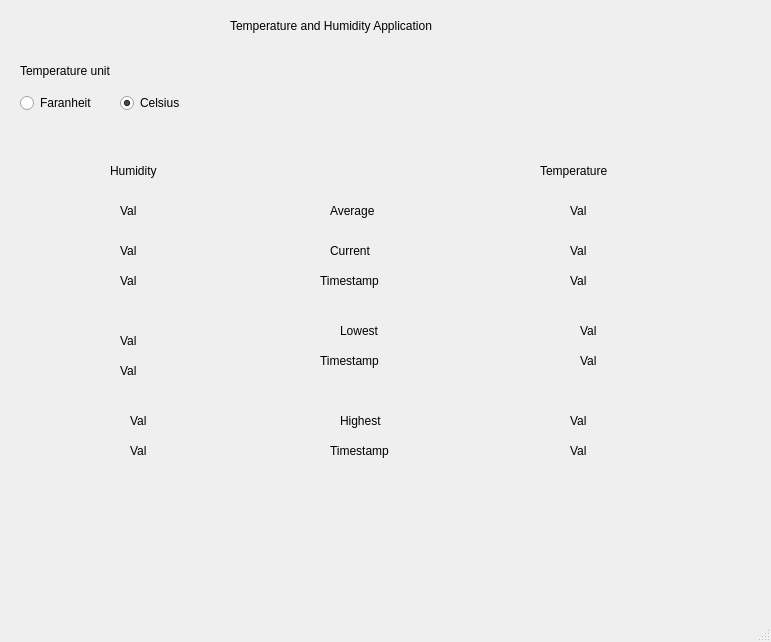
<?xml version="1.0" encoding="UTF-8"?>
<ui version="4.0">
 <class>MainWindow</class>
 <widget class="QMainWindow" name="MainWindow">
  <property name="geometry">
   <rect>
    <x>0</x>
    <y>0</y>
    <width>771</width>
    <height>642</height>
   </rect>
  </property>
  <property name="windowTitle">
   <string>MainWindow</string>
  </property>
  <widget class="QWidget" name="centralwidget">
   <widget class="QLabel" name="label">
    <property name="geometry">
     <rect>
      <x>230</x>
      <y>-40</y>
      <width>361</width>
      <height>131</height>
     </rect>
    </property>
    <property name="text">
     <string>Temperature and Humidity Application</string>
    </property>
   </widget>
   <widget class="QLabel" name="label_2">
    <property name="geometry">
     <rect>
      <x>540</x>
      <y>160</y>
      <width>121</width>
      <height>21</height>
     </rect>
    </property>
    <property name="text">
     <string>Temperature</string>
    </property>
   </widget>
   <widget class="QLabel" name="label_3">
    <property name="geometry">
     <rect>
      <x>110</x>
      <y>150</y>
      <width>91</width>
      <height>41</height>
     </rect>
    </property>
    <property name="text">
     <string>Humidity</string>
    </property>
   </widget>
   <widget class="QRadioButton" name="radioButton">
    <property name="geometry">
     <rect>
      <x>120</x>
      <y>90</y>
      <width>118</width>
      <height>26</height>
     </rect>
    </property>
    <property name="text">
     <string>Celsius</string>
    </property>
    <property name="checked">
     <bool>true</bool>
    </property>
   </widget>
   <widget class="QRadioButton" name="radioButton_2">
    <property name="geometry">
     <rect>
      <x>20</x>
      <y>90</y>
      <width>118</width>
      <height>26</height>
     </rect>
    </property>
    <property name="text">
     <string>Faranheit</string>
    </property>
    <property name="checkable">
     <bool>true</bool>
    </property>
    <property name="checked">
     <bool>false</bool>
    </property>
   </widget>
   <widget class="QLabel" name="label_4">
    <property name="geometry">
     <rect>
      <x>340</x>
      <y>400</y>
      <width>91</width>
      <height>41</height>
     </rect>
    </property>
    <property name="text">
     <string>Highest</string>
    </property>
   </widget>
   <widget class="QLabel" name="label_5">
    <property name="geometry">
     <rect>
      <x>340</x>
      <y>310</y>
      <width>91</width>
      <height>41</height>
     </rect>
    </property>
    <property name="text">
     <string>Lowest</string>
    </property>
   </widget>
   <widget class="QLabel" name="label_6">
    <property name="geometry">
     <rect>
      <x>330</x>
      <y>230</y>
      <width>91</width>
      <height>41</height>
     </rect>
    </property>
    <property name="text">
     <string>Current</string>
    </property>
   </widget>
   <widget class="QLabel" name="label_7">
    <property name="geometry">
     <rect>
      <x>330</x>
      <y>190</y>
      <width>91</width>
      <height>41</height>
     </rect>
    </property>
    <property name="text">
     <string>Average</string>
    </property>
   </widget>
   <widget class="QLabel" name="label_8">
    <property name="geometry">
     <rect>
      <x>320</x>
      <y>260</y>
      <width>91</width>
      <height>41</height>
     </rect>
    </property>
    <property name="text">
     <string>Timestamp</string>
    </property>
   </widget>
   <widget class="QLabel" name="label_9">
    <property name="geometry">
     <rect>
      <x>20</x>
      <y>50</y>
      <width>141</width>
      <height>41</height>
     </rect>
    </property>
    <property name="text">
     <string>Temperature unit</string>
    </property>
   </widget>
   <widget class="QLabel" name="label_10">
    <property name="geometry">
     <rect>
      <x>330</x>
      <y>430</y>
      <width>91</width>
      <height>41</height>
     </rect>
    </property>
    <property name="text">
     <string>Timestamp</string>
    </property>
   </widget>
   <widget class="QLabel" name="label_11">
    <property name="geometry">
     <rect>
      <x>320</x>
      <y>340</y>
      <width>91</width>
      <height>41</height>
     </rect>
    </property>
    <property name="text">
     <string>Timestamp</string>
    </property>
   </widget>
   <widget class="QLabel" name="avgh">
    <property name="geometry">
     <rect>
      <x>120</x>
      <y>190</y>
      <width>91</width>
      <height>41</height>
     </rect>
    </property>
    <property name="text">
     <string>Val</string>
    </property>
   </widget>
   <widget class="QLabel" name="curh">
    <property name="geometry">
     <rect>
      <x>120</x>
      <y>230</y>
      <width>91</width>
      <height>41</height>
     </rect>
    </property>
    <property name="text">
     <string>Val</string>
    </property>
   </widget>
   <widget class="QLabel" name="curhtime">
    <property name="geometry">
     <rect>
      <x>120</x>
      <y>260</y>
      <width>91</width>
      <height>41</height>
     </rect>
    </property>
    <property name="text">
     <string>Val</string>
    </property>
   </widget>
   <widget class="QLabel" name="lowh">
    <property name="geometry">
     <rect>
      <x>120</x>
      <y>320</y>
      <width>91</width>
      <height>41</height>
     </rect>
    </property>
    <property name="text">
     <string>Val</string>
    </property>
   </widget>
   <widget class="QLabel" name="timehumhigh">
    <property name="geometry">
     <rect>
      <x>130</x>
      <y>430</y>
      <width>91</width>
      <height>41</height>
     </rect>
    </property>
    <property name="text">
     <string>Val</string>
    </property>
   </widget>
   <widget class="QLabel" name="highh">
    <property name="geometry">
     <rect>
      <x>130</x>
      <y>400</y>
      <width>91</width>
      <height>41</height>
     </rect>
    </property>
    <property name="text">
     <string>Val</string>
    </property>
   </widget>
   <widget class="QLabel" name="lowtime">
    <property name="geometry">
     <rect>
      <x>120</x>
      <y>350</y>
      <width>91</width>
      <height>41</height>
     </rect>
    </property>
    <property name="text">
     <string>Val</string>
    </property>
   </widget>
   <widget class="QLabel" name="avgt">
    <property name="geometry">
     <rect>
      <x>570</x>
      <y>190</y>
      <width>91</width>
      <height>41</height>
     </rect>
    </property>
    <property name="text">
     <string>Val</string>
    </property>
   </widget>
   <widget class="QLabel" name="curtemp">
    <property name="geometry">
     <rect>
      <x>570</x>
      <y>230</y>
      <width>91</width>
      <height>41</height>
     </rect>
    </property>
    <property name="text">
     <string>Val</string>
    </property>
   </widget>
   <widget class="QLabel" name="curttime">
    <property name="geometry">
     <rect>
      <x>570</x>
      <y>260</y>
      <width>91</width>
      <height>41</height>
     </rect>
    </property>
    <property name="text">
     <string>Val</string>
    </property>
   </widget>
   <widget class="QLabel" name="lowtemp">
    <property name="geometry">
     <rect>
      <x>580</x>
      <y>310</y>
      <width>91</width>
      <height>41</height>
     </rect>
    </property>
    <property name="text">
     <string>Val</string>
    </property>
   </widget>
   <widget class="QLabel" name="timelowtemp">
    <property name="geometry">
     <rect>
      <x>580</x>
      <y>340</y>
      <width>91</width>
      <height>41</height>
     </rect>
    </property>
    <property name="text">
     <string>Val</string>
    </property>
   </widget>
   <widget class="QLabel" name="hightemp">
    <property name="geometry">
     <rect>
      <x>570</x>
      <y>400</y>
      <width>91</width>
      <height>41</height>
     </rect>
    </property>
    <property name="text">
     <string>Val</string>
    </property>
   </widget>
   <widget class="QLabel" name="timethigh">
    <property name="geometry">
     <rect>
      <x>570</x>
      <y>430</y>
      <width>91</width>
      <height>41</height>
     </rect>
    </property>
    <property name="text">
     <string>Val</string>
    </property>
   </widget>
  </widget>
  <widget class="QMenuBar" name="menubar">
   <property name="geometry">
    <rect>
     <x>0</x>
     <y>0</y>
     <width>771</width>
     <height>27</height>
    </rect>
   </property>
  </widget>
  <widget class="QStatusBar" name="statusbar"/>
 </widget>
 <resources/>
 <connections/>
</ui>
